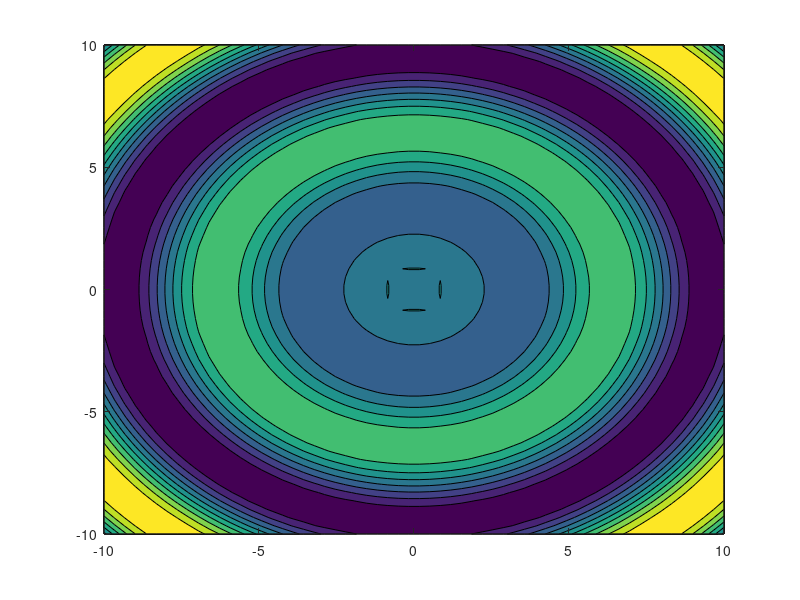

Here is the MATLAB script that generated this plot: (Note: this script raises an error after producing the figure.)
%{
SEC5.1.M

Material de apoio do livro "Octave: Seus primeiros passos na programação
científica". Exemplos da seção 5.1, capítulo 5, "Gravando e
reaproveitando código".

* Autor: Alexandre 'Jaguar' Fioravante de Siqueira
* Editora: Casa do Código
* Contato: http://www.programandociencia.com/sobre/
           http://www.casadocodigo.com.br/
* Fórum de discussão: http://groups.google.com/d/forum/compcieoctave
* Material de apoio: http://goo.gl/VnnAnF

* Para citar esse material, por favor utilize a referência abaixo:
DE SIQUEIRA, A.F. Octave: Seus primeiros passos na programação
científica. São Paulo: Casa do Código, 2015.

Este programa é um software livre; você pode redistribuí-lo e/ou 
modificá-lo dentro dos termos da Licença Pública Geral GNU como 
publicada pela Fundação do Software Livre (FSF); na versão 3 da 
Licença, ou qualquer versão posterior.

Este programa é distribuído na esperança de que possa ser útil, 
mas SEM NENHUMA GARANTIA; sem uma garantia implícita de ADEQUAÇÃO
a qualquer MERCADO ou APLICAÇÃO EM PARTICULAR. Veja a
Licença Pública Geral GNU para maiores detalhes.

Você deve ter recebido uma cópia da Licença Pública Geral GNU junto
com este programa. Se não, veja <http://www.gnu.org/licenses/>.
%}

% #1
grade = linspace(-10,10,60);
[xx,yy] = meshgrid(grade);
zz = cos(sqrt(xx.^2 + yy.^2)) .* sqrt(xx.^2 + yy.^2);
contourf(xx,yy,zz)

% #2
cd ~/Documentos/Octave

% #3
pwd
ls
dir

% #4
contorno_cheio

% #5
run('~/Documentos/Octave/contorno_cheio')
